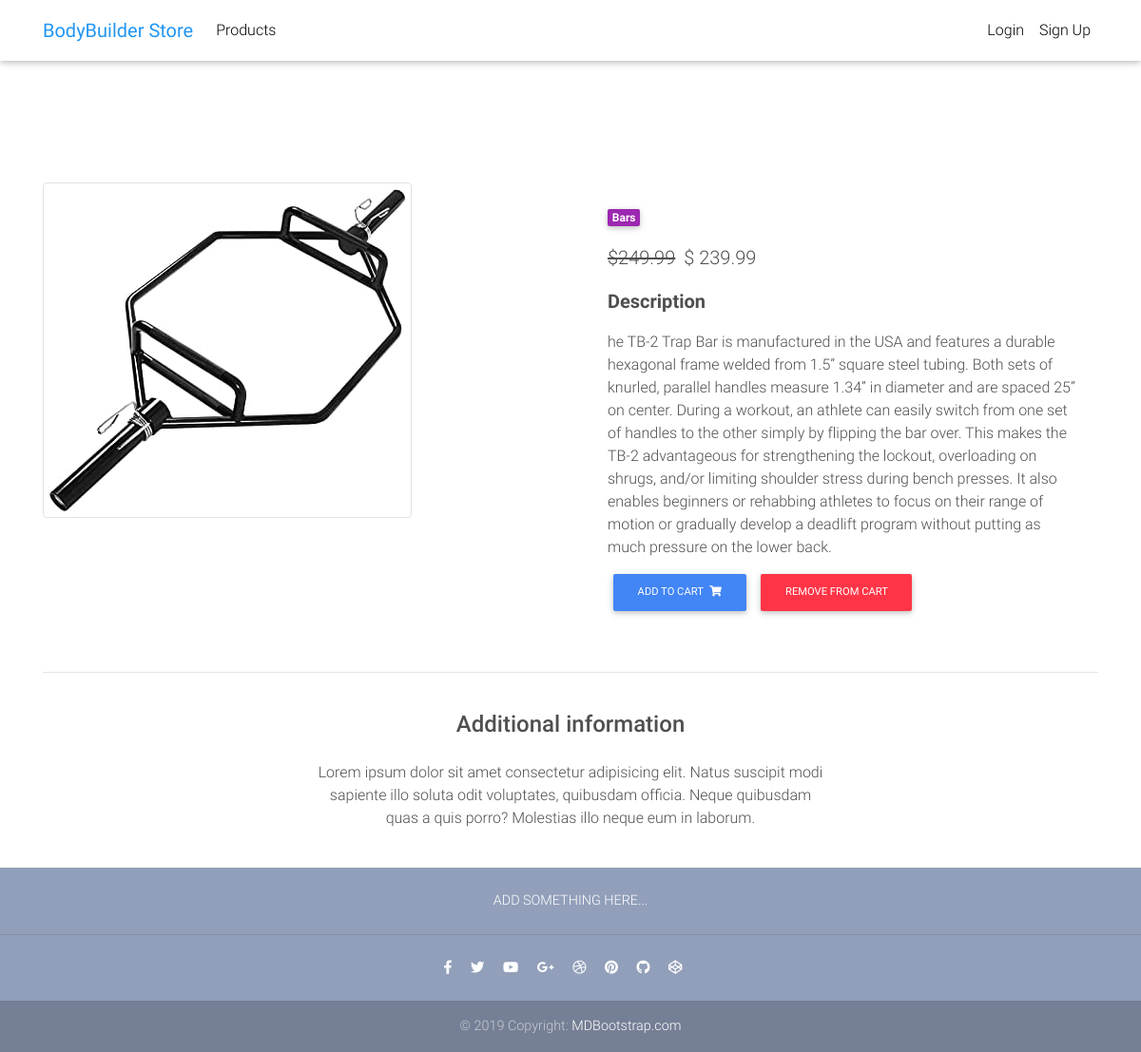
The app's page /product/trap-bar with its own data.
### core/models.py (models this page shows, shortened)
class Item(models.Model):
    title = models.CharField(max_length=100)
    price = models.DecimalField(max_digits=6, decimal_places=2)
    discount_price = models.DecimalField(max_digits=6, decimal_places=2, blank=True, null=True)
    category = models.CharField(choices=CATEGORY_CHOICES, max_length=2)
    label = models.CharField(choices=LABEL_CHOICES, max_length=2)
    slug = models.SlugField()
    description = models.TextField()
    image = models.ImageField(blank=True, null=True)
    def get_add_to_cart_url(self):
        return reverse("core:add-to-cart", kwargs={
            'slug': self.slug
        })
    def get_remove_from_cart_url(self):
        return reverse("core:remove-from-cart", kwargs={
            'slug': self.slug
        })

### core/views.py (the view)
# urls.py: path('product/<slug>', ItemDetailView.as_view(), name='product'),
class ItemDetailView(DetailView):
    model = Item
    template_name = "product.html"

### core/templates/product.html (shortened to what this page needs)
{% extends "base.html" %}
{% block content %}
  <main class="mt-5 pt-4">
    <div class="container dark-grey-text mt-5">
      <div class="row wow fadeIn">
        <div class="col-md-6 mb-4">
          <img src="{{ object.image.url }}" class="img-fluid img-thumbnail" alt="image">
        </div>
        <div class="col-md-6 mb-4">
          <div class="p-4">
            <div class="mb-3">
              <a href="">
                <span class="badge purple mr-1">{{ object.get_category_display }}</span>
              </a>
            </div>
            <p class="lead">
              <span class="mr-1">
                <del>${{object.price}}</del>
              </span>
              <span>$
                {% if object.discount_price %}
                  {{object.discount_price}}
                {% else %}
                  {{object.price}}
                {% endif%}
              </span>
            </p>
            <p class="lead font-weight-bold">Description</p>
            <p>{{object.description}}</p>
            <a href="{{object.get_add_to_cart_url}}" class="btn btn-primary btn-md my-0 p">
              Add to cart
              <i class="fas fa-shopping-cart ml-1"></i>
            </a>
            <a href="{{object.get_remove_from_cart_url}}" class="btn btn-danger btn-md my-0 p">
              Remove from cart
            </a>
          </div>
        </div>
      </div>
      <hr>
      <div class="row d-flex justify-content-center wow fadeIn">
        <div class="col-md-6 text-center">
          <h4 class="my-4 h4">Additional information</h4>
          <p>Lorem ipsum dolor sit amet consectetur adipisicing elit. Natus suscipit modi sapiente illo soluta odit
            voluptates,
            quibusdam officia. Neque quibusdam quas a quis porro? Molestias illo neque eum in laborum.</p>
        </div>
      </div>
    </div>
  </main>
{% endblock content %}

### core/templates/base.html (style rules this page uses)
html, body, header, .carousel { height: 60vh; }

### records on screen
Item: image (picture), category "Bars", price "249.99", discount_price "239.99", description "he TB-2 Trap Bar is manufactured in the USA and features a durable hexagonal frame welded from 1.5” square steel tubing. Both sets of knurled, parallel handles measure 1.34” in diameter and are spaced 25” on center. During a workout, an athlete can easily switch from one set of handles to the other simply by flipping the bar over. This makes the TB-2 advantageous for strengthening the lockout, overloading on shrugs, and/or limiting shoulder stress during bench presses. It also enables beginners or rehabbing athletes to focus on their range of motion or gradually develop a deadlift program without putting as much pressure on the lower back."
